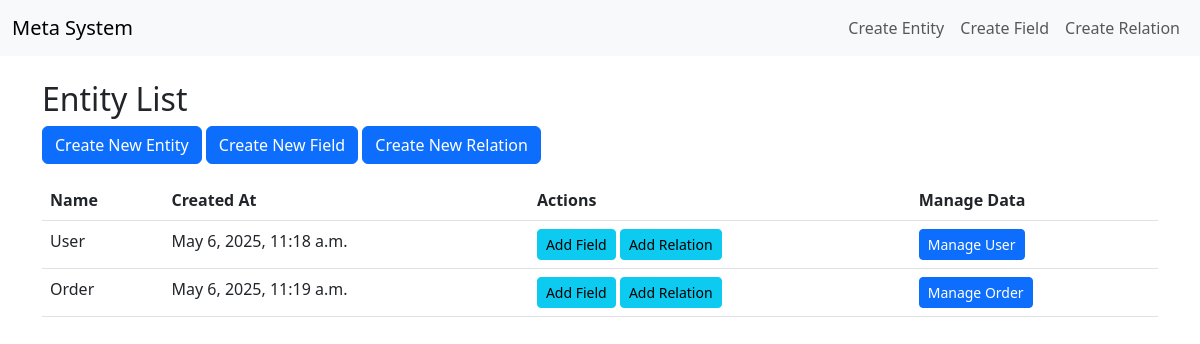
Before: / with the older database file.
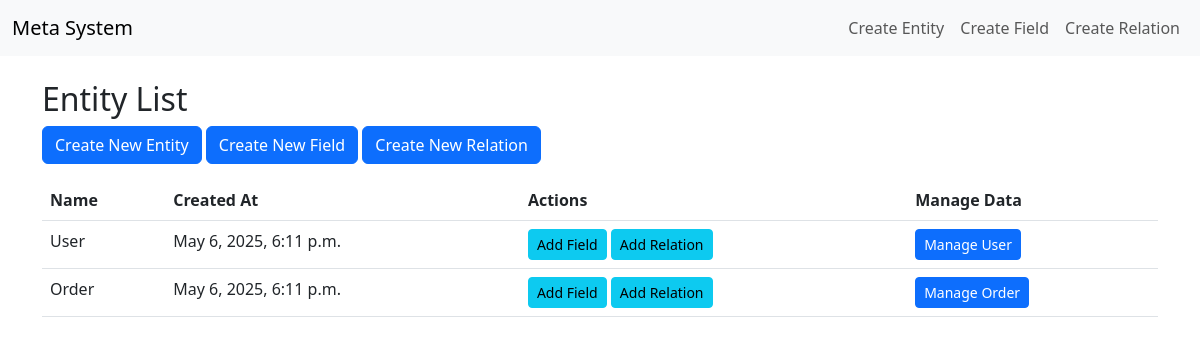
After: the same page with the newer database file.
### core/models.py (models this page shows, shortened)
class Entity(models.Model):
    name = models.CharField(max_length=100, unique=True)
    created_at = models.DateTimeField(auto_now_add=True)
    updated_at = models.DateTimeField(auto_now=True)
    class Meta:
        verbose_name = "Entity"
        verbose_name_plural = "Entities"

### core/views.py (the view)
# urls.py: path('', views.entity_list, name='entity_list'),
def entity_list(request):
    entities = Entity.objects.all()
    return render(request, 'core/entity_list.html', {'entities': entities})

### core/templates/core/entity_list.html (shortened to what this page needs)
{% extends 'base.html' %}
{% block content %}
<h2>Entity List</h2>
<a href="{% url 'entity_create' %}" class="btn btn-primary mb-3">Create New Entity</a>
<a href="{% url 'field_create' %}" class="btn btn-primary mb-3">Create New Field</a>
<a href="{% url 'relation_create' %}" class="btn btn-primary mb-3">Create New Relation</a>
<table class="table">
    <thead>
        <tr>
            <th>Name</th>
            <th>Created At</th>
            <th>Actions</th>
            <th>Manage Data</th>
        </tr>
    </thead>
    <tbody>
        {% for entity in entities %}
        <tr>
            <td>{{ entity.name }}</td>
            <td>{{ entity.created_at }}</td>
            <td>
                <a href="{% url 'field_create' %}?entity={{ entity.id }}" class="btn btn-sm btn-info">Add Field</a>
                <a href="{% url 'relation_create' %}?entity={{ entity.id }}" class="btn btn-sm btn-info">Add Relation</a>
            </td>
            <td>
                {% url entity.name|lower|add:'_list' as crud_url %}
                {% if crud_url %}
                <a href="{{ crud_url }}" class="btn btn-sm btn-primary">Manage {{ entity.name }}</a>
                {% else %}
                <span class="text-muted">Run `generate_crud` to manage {{ entity.name }}</span>
                {% endif %}
            </td>
        </tr>
        {% empty %}
        <tr><td colspan="4" class="text-center">No entities available</td></tr>
        {% endfor %}
    </tbody>
</table>
{% endblock %}

### core/templates/base.html (shortened to what this page needs)
<!DOCTYPE html>
<html lang="en">
<head>
    <link href="https://cdn.jsdelivr.net/npm/bootstrap@5.3.0/dist/css/bootstrap.min.css" rel="stylesheet">
</head>
<body>
    <nav class="navbar navbar-expand-lg navbar-light bg-light">
        <div class="container-fluid">
            <a class="navbar-brand" href="{% url 'entity_list' %}">Meta System</a>
            <div class="navbar-nav">
                <a class="nav-link" href="{% url 'entity_create' %}">Create Entity</a>
                <a class="nav-link" href="{% url 'field_create' %}">Create Field</a>
                <a class="nav-link" href="{% url 'relation_create' %}">Create Relation</a>
            </div>
        </div>
    </nav>
    <div class="container mt-4">
        {% block content %}
        {% endblock %}
    </div>
</body>
</html>

Changed rows visible on the page:
changed Entity "User": created_at "May 6, 2025, 11:18 a.m." → "May 6, 2025, 6:11 p.m."
changed Entity "Order": created_at "May 6, 2025, 11:19 a.m." → "May 6, 2025, 6:11 p.m."
